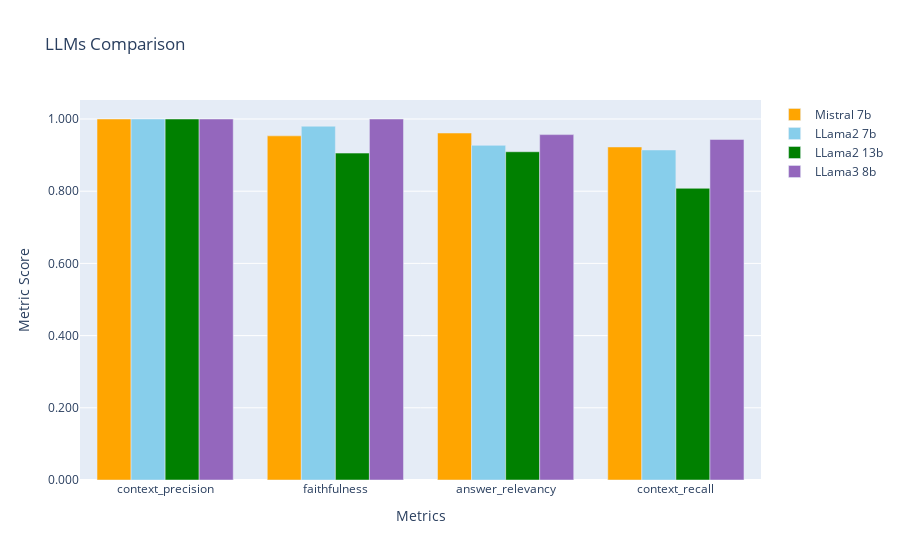

The notebook cell saved with this chart:
### Markdown cell above
1. **Faithfulness** : Measures the factual consistency of the answer to the context based on the question.

2. **Context_precision** : Measures how relevant the retrieved context is to the question, conveying the quality of the retrieval pipeline.

3. **Answer_relevancy** : Measures how relevant the answer is to the question.

4. **Context_recall** : Measures the retriever’s ability to retrieve all necessary information required to answer the question.

### Code cell
import pandas as pd
import plotly.graph_objects as go

# Read each CSV file into a DataFrame
mistral_df = pd.read_csv('results/mistral_evaluation.csv')
llama2_7b_df = pd.read_csv('results/llama2_evaluation.csv')
llama2_13b_df = pd.read_csv('results/llama2_13b_evaluation.csv')
llama3_8b_df = pd.read_csv('results/llama3_8b_evaluation.csv')

# Calculate averages of metric columns for each file
mistral_averages = mistral_df[['context_precision', 'faithfulness', 'answer_relevancy', 'context_recall']].mean()
llama2_7b_averages = llama2_7b_df[['context_precision', 'faithfulness', 'answer_relevancy', 'context_recall']].mean()
llama2_13b_averages = llama2_13b_df[['context_precision', 'faithfulness', 'answer_relevancy', 'context_recall']].mean()
llama3_8b_averages = llama3_8b_df[['context_precision', 'faithfulness', 'answer_relevancy', 'context_recall']].mean()

# Create a bar chart
fig = go.Figure()

# Add traces for each file
fig.add_trace(go.Bar(
    x=mistral_averages.index,
    y=mistral_averages.values,
    name='Mistral 7b',
    marker=dict(color='orange')
))

fig.add_trace(go.Bar(
    x=llama2_7b_averages.index,
    y=llama2_7b_averages.values,
    name='LLama2 7b',
    marker=dict(color='skyblue')
))

fig.add_trace(go.Bar(
    x=llama2_13b_averages.index,
    y=llama2_13b_averages.values,
    name='LLama2 13b',
    marker=dict(color='green')
))

fig.add_trace(go.Bar(
    x=llama3_8b_averages.index,
    y=llama3_8b_averages.values,
    name='LLama3 8b',
    marker=dict(color='#9467bd')
))

# Update layout
fig.update_layout(
    title='LLMs Comparison',
    xaxis_title='Metrics',
    yaxis_title='Metric Score',
    barmode='group',
    yaxis=dict(tickformat=".3f")
)

# Show the plot
fig.show()

### Figure 1 — Plotly figure (JSON) as saved in the notebook; plotly's stock layout.template omitted (floating-point values rounded to 4 significant figures)
{"data": [{"marker": {"color": "orange"}, "name": "Mistral 7b", "type": "bar", "x": ["context_precision", "faithfulness", "answer_relevancy", "context_recall"], "y": [1.0, 0.9533, 0.9612, 0.9225]}, {"marker": {"color": "skyblue"}, "name": "LLama2 7b", "type": "bar", "x": ["context_precision", "faithfulness", "answer_relevancy", "context_recall"], "y": [1.0, 0.98, 0.927, 0.9142]}, {"marker": {"color": "green"}, "name": "LLama2 13b", "type": "bar", "x": ["context_precision", "faithfulness", "answer_relevancy", "context_recall"], "y": [1, 0.9055, 0.9093, 0.808]}, {"marker": {"color": "#9467bd"}, "name": "LLama3 8b", "type": "bar", "x": ["context_precision", "faithfulness", "answer_relevancy", "context_recall"], "y": [1.0, 1, 0.9567, 0.9433]}], "layout": {"barmode": "group", "title": {"text": "LLMs Comparison"}, "xaxis": {"title": {"text": "Metrics"}}, "yaxis": {"tickformat": ".3f", "title": {"text": "Metric Score"}}}}
